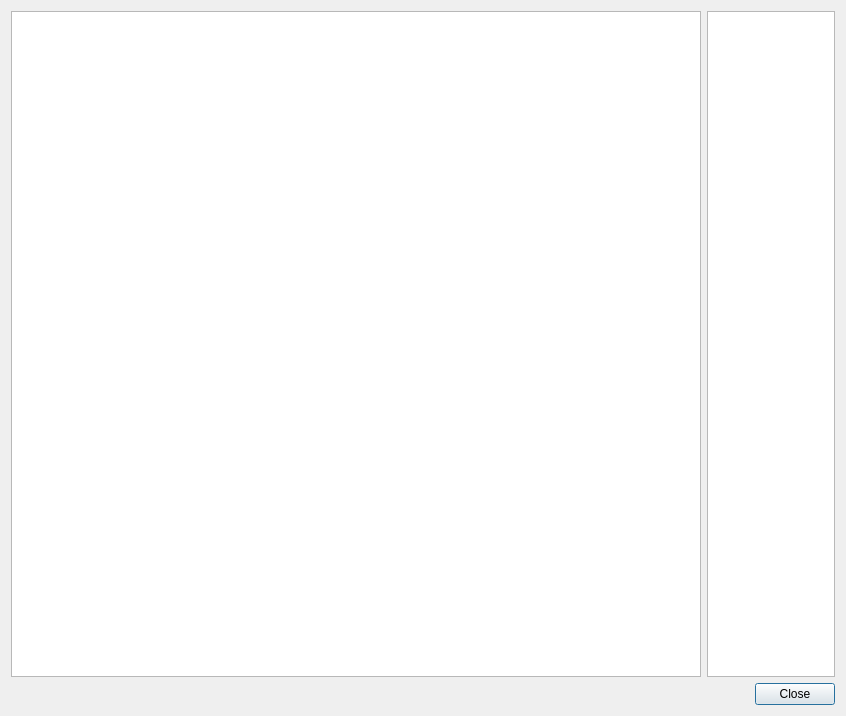
<ui version="4.0" >
 <class>PreviewWindow</class>
 <widget class="QDialog" name="PreviewWindow" >
  <property name="geometry" >
   <rect>
    <x>0</x>
    <y>0</y>
    <width>846</width>
    <height>716</height>
   </rect>
  </property>
  <property name="windowTitle" >
   <string>Preview</string>
  </property>
  <layout class="QVBoxLayout" name="verticalLayout" >
   <item>
    <layout class="QHBoxLayout" name="horizontalLayout" >
     <item>
      <widget class="QGraphicsView" name="preview_image" >
       <property name="alignment" >
        <set>Qt::AlignLeading|Qt::AlignLeft|Qt::AlignTop</set>
       </property>
      </widget>
     </item>
     <item>
      <widget class="QGraphicsView" name="preview_charts" >
       <property name="sizePolicy" >
        <sizepolicy vsizetype="MinimumExpanding" hsizetype="Preferred" >
         <horstretch>0</horstretch>
         <verstretch>0</verstretch>
        </sizepolicy>
       </property>
       <property name="minimumSize" >
        <size>
         <width>128</width>
         <height>0</height>
        </size>
       </property>
       <property name="maximumSize" >
        <size>
         <width>128</width>
         <height>16777215</height>
        </size>
       </property>
      </widget>
     </item>
    </layout>
   </item>
   <item>
    <widget class="QDialogButtonBox" name="preview_buttons" >
     <property name="orientation" >
      <enum>Qt::Horizontal</enum>
     </property>
     <property name="standardButtons" >
      <set>QDialogButtonBox::Close</set>
     </property>
    </widget>
   </item>
  </layout>
 </widget>
 <resources/>
 <connections>
  <connection>
   <sender>preview_buttons</sender>
   <signal>accepted()</signal>
   <receiver>PreviewWindow</receiver>
   <slot>accept()</slot>
   <hints>
    <hint type="sourcelabel" >
     <x>248</x>
     <y>254</y>
    </hint>
    <hint type="destinationlabel" >
     <x>157</x>
     <y>274</y>
    </hint>
   </hints>
  </connection>
  <connection>
   <sender>preview_buttons</sender>
   <signal>rejected()</signal>
   <receiver>PreviewWindow</receiver>
   <slot>reject()</slot>
   <hints>
    <hint type="sourcelabel" >
     <x>316</x>
     <y>260</y>
    </hint>
    <hint type="destinationlabel" >
     <x>286</x>
     <y>274</y>
    </hint>
   </hints>
  </connection>
 </connections>
</ui>
